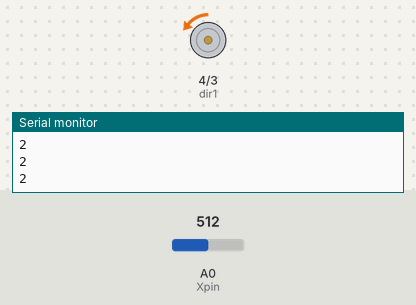
A sketch run on a simulated Arduino Uno, built with avr-gcc and run on an emulated ATmega328P. Parts: motor-driver pin pairs drawn as motors (green arrow = first pin HIGH = forward, orange = second pin HIGH = backward, longer = more drive, scaled by the enable pin), the last lines printed to the serial monitor. The test bench sets the inputs (shaded band); at power-on: A0 (Xpin) = 512.

Above: at 1.2 s.
1.3 s: A0 (Xpin) set to 716
At 2.5 s:
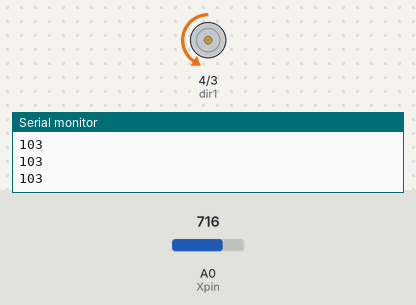
2.8 s: A0 (Xpin) set to 900
At 3.9 s:
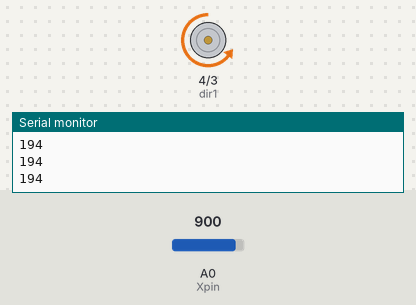
4.3 s: A0 (Xpin) set to 306
At 5.0 s:
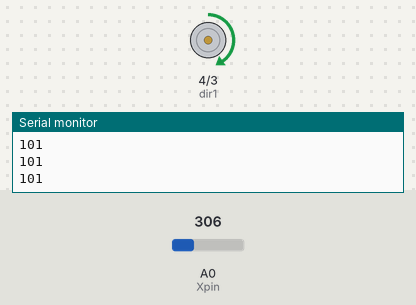
5.8 s: A0 (Xpin) set to 122
At 6.2 s:
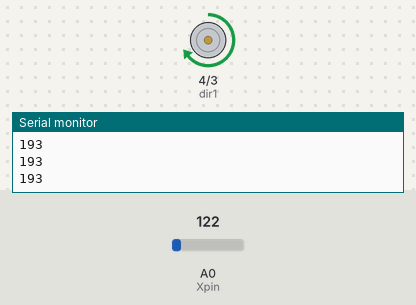
Timing chart, 0 to 8.3 s (numbered marks = the images above; inputs shaded):
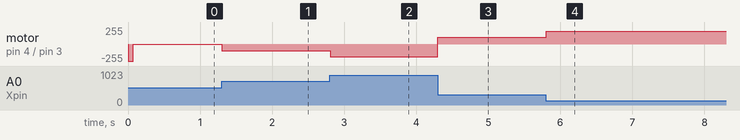

Measured:
- after the input at 1.3 s, motor on pin 4 (dir1) / pin 3 (dir2): backward 2/255 → backward 103/255 at once
- after the input at 2.8 s, motor on pin 4 (dir1) / pin 3 (dir2): backward 103/255 → backward 194/255 at once
- after the input at 4.3 s, motor on pin 4 (dir1) / pin 3 (dir2): backward 194/255 → forward 101/255 at once
- after the input at 5.8 s, motor on pin 4 (dir1) / pin 3 (dir2): forward 101/255 → forward 193/255 at once

The sketch:

39_dc_motor_joystick.ino
```cpp
// motor controller
int speedPin=5; // pin1 on chip - EN1
int dir1=4; // pin2 on chip - IN1
int dir2=3; // pin7 on chip - IN2
int startSpeed=255;             // 100 - 255
int runSpeed;
boolean engineStarted = false;

int Xpin=A0;
int Ypin=A1;
int Spin=2;
int Xval;
float Xmiddle=507;

void setup() {
  // put your setup code here, to run once:
pinMode(speedPin, OUTPUT);
pinMode(dir1, OUTPUT);
pinMode(dir2, OUTPUT);

pinMode(Xpin,INPUT);
pinMode(Ypin,INPUT);
pinMode(Spin,INPUT);

Serial.begin(9600);
}

void loop() {
  // put your main code here, to run repeatedly:
  Xval=analogRead(Xpin);

while(0==0){
  Xval=analogRead(Xpin);

  if (Xval>=Xmiddle){
    setRight();

  runSpeed = (Xval-Xmiddle)/(1023.-Xmiddle)*255.;
  Serial.println(runSpeed);
}
else{
  setLeft();
  runSpeed = (Xmiddle-Xval)/(Xmiddle)*255.;
  Serial.println(runSpeed);
}

if (!engineStarted){
kickStart();
engineStarted = true;
}

keepRunning();

}
// Arduino is tilted so switch off
engineStarted = false;
}

void setRight(){
  digitalWrite(dir1, LOW);
  digitalWrite(dir2, HIGH); // have to be opposite
}
void setLeft(){
  digitalWrite(dir1, HIGH);
  digitalWrite(dir2, LOW); // have to be opposite
}
void kickStart(){
  analogWrite(speedPin, startSpeed);
delay(75); // kick start
}

void keepRunning(){
  analogWrite(speedPin,runSpeed  );
delay(5);
}
```
